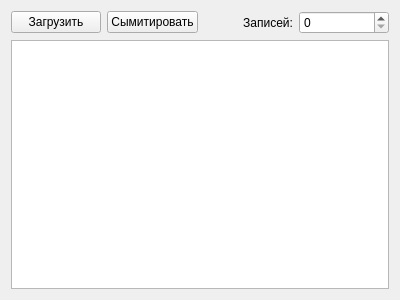
<?xml version="1.0" encoding="UTF-8"?>
<ui version="4.0">
 <class>OrderForm</class>
 <widget class="QWidget" name="OrderForm">
  <property name="geometry">
   <rect>
    <x>0</x>
    <y>0</y>
    <width>400</width>
    <height>300</height>
   </rect>
  </property>
  <property name="windowTitle">
   <string>Form</string>
  </property>
  <layout class="QVBoxLayout" name="verticalLayout">
   <item>
    <layout class="QHBoxLayout" name="horizontalLayout">
     <item>
      <widget class="QPushButton" name="pbLoad">
       <property name="text">
        <string>Загрузить</string>
       </property>
      </widget>
     </item>
     <item>
      <widget class="QPushButton" name="pbImit">
       <property name="text">
        <string>Сымитировать</string>
       </property>
      </widget>
     </item>
     <item>
      <widget class="QLabel" name="label">
       <property name="text">
        <string>Записей:</string>
       </property>
       <property name="alignment">
        <set>Qt::AlignRight|Qt::AlignTrailing|Qt::AlignVCenter</set>
       </property>
      </widget>
     </item>
     <item>
      <widget class="QSpinBox" name="sbCount"/>
     </item>
    </layout>
   </item>
   <item>
    <widget class="QTableView" name="table"/>
   </item>
  </layout>
 </widget>
 <resources/>
 <connections/>
</ui>
